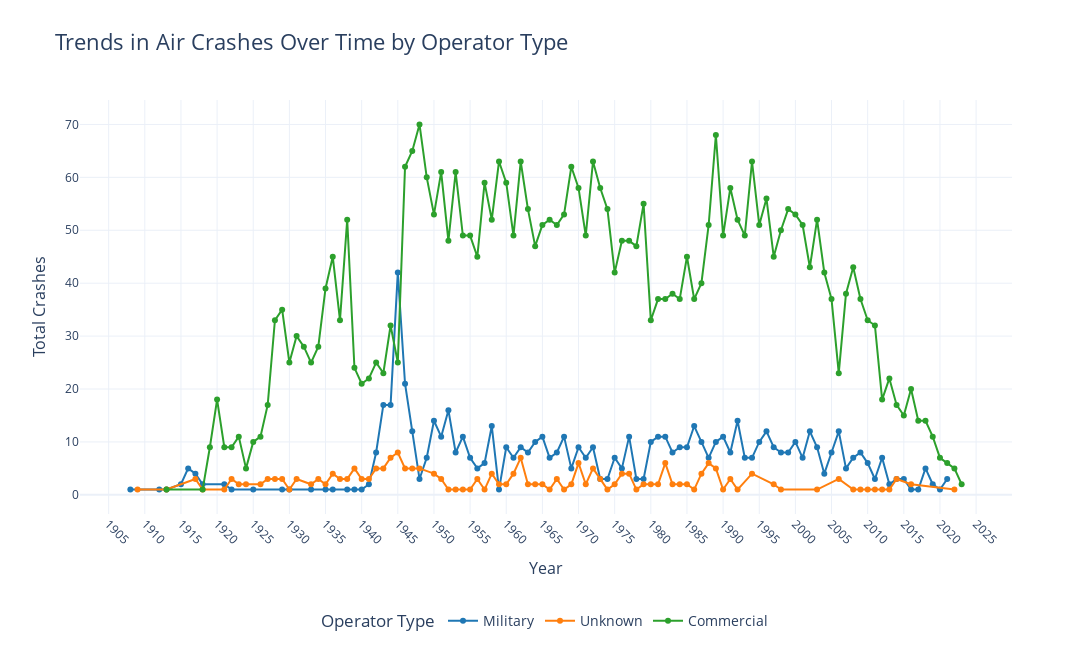

Notebook source saved alongside this figure:
### Markdown cell above
### Crashes over time

### Code cell
import os
import pandas as pd
import plotly.express as px

# Make sure this is set correctly
result_dir = r'C:\Users\user\Documents\CrashResults'
os.makedirs(result_dir, exist_ok=True)

# Reclassify Operator Type
def classify_operator(op):
    if pd.isna(op) or op.strip().lower() in ['unknown', '', 'nan']:
        return 'Unknown'
    elif 'military' in op.lower() or 'army' in op.lower() or 'navy' in op.lower():
        return 'Military'
    else:
        return 'Commercial'

df['Operator Type'] = df['Operator'].apply(classify_operator)

# Group the data
crashes_by_operator = df.groupby(['Year', 'Operator Type']).size().reset_index(name='Total Crashes')

# Use a line chart
fig = px.line(
    crashes_by_operator,
    x='Year',
    y='Total Crashes',
    color='Operator Type',
    markers=True,
    title='Trends in Air Crashes Over Time by Operator Type',
    template='plotly_white',
    color_discrete_map={
        'Military': '#1f77b4',
        'Commercial': '#2ca02c',
        'Unknown': '#ff7f0e'
    },
    height=650,
    width=1100
)

# Update layout for clarity
fig.update_layout(
    xaxis=dict(
        title='Year',
        tickmode='linear',
        dtick=5,
        tickangle=45,
        title_font=dict(size=16)
    ),
    yaxis=dict(
        title='Total Crashes',
        title_font=dict(size=16)
    ),
    title_font=dict(size=22),
    legend=dict(
        title='Operator Type',
        font=dict(size=14),
        orientation='h',
        yanchor='bottom',
        y=-0.3,
        xanchor='center',
        x=0.5
    )
)

# Show plot
fig.show()

fig.write_image(os.path.join(result_dir,'Trends in Air Crashes Over Time by Operator Type.jpg'))
fig.write_image(os.path.join(result_dir,'Trends in Air Crashes Over Time by Operator Type.png'))
fig.write_html(os.path.join(result_dir,'Trends in Air Crashes Over Time by Operator Type.html'))

### Figure 1 — Plotly figure (JSON) as saved in the notebook; plotly's stock layout.template omitted (floating-point values rounded to 4 significant figures)
{"data": [{"hovertemplate": "Operator Type=Military<br>Year=%{x}<br>Total Crashes=%{y}<extra></extra>", "legendgroup": "Military", "line": {"color": "#1f77b4", "dash": "solid"}, "marker": {"symbol": "circle"}, "mode": "lines+markers", "name": "Military", "orientation": "v", "showlegend": true, "type": "scatter", "x": [1908, 1912, 1913, 1915, 1916, 1917, 1918, 1921, 1922, 1925, 1929, 1930, 1933, 1935, 1936, 1938, 1939, 1940, 1941, 1942, 1943, 1944, 1945, 1946, 1947, 1948, 1949, 1950, 1951, 1952, 1953, 1954, 1955, 1956, 1957, 1958, 1959, 1960, 1961, 1962, 1963, 1964, 1965, 1966, 1967, 1968, 1969, 1970, 1971, 1972, 1973, 1974, 1975, 1976, 1977, 1978, 1979, 1980, 1981, 1982, 1983, 1984, 1985, 1986, 1987, 1988, 1989, 1990, 1991, 1992, 1993, 1994, 1995, 1996, 1997, 1998, 1999, 2000, 2001, 2002, 2003, 2004, 2005, 2006, 2007, 2008, 2009, 2010, 2011, 2012, 2013, 2014, 2015, 2016, 2017, 2018, 2019, 2020, 2021], "xaxis": "x", "y": [1, 1, 1, 2, 5, 4, 2, 2, 1, 1, 1, 1, 1, 1, 1, 1, 1, 1, 2, 8, 17, 17, 42, 21, 12, 3, 7, 14, 11, 16, 8, 11, 7, 5, 6, 13, 1, 9, 7, 9, 8, 10, 11, 7, 8, 11, 5, 9, 7, 9, 3, 3, 7, 5, 11, 3, 3, 10, 11, 11, 8, 9, 9, 13, 10, 7, 10, 11, 8, 14, 7, 7, 10, 12, 9, 8, 8, 10, 7, 12, 9, 4, 8, 12, 5, 7, 8, 6, 3, 7, 2, 3, 3, 1, 1, 5, 2, 1, 3], "yaxis": "y"}, {"hovertemplate": "Operator Type=Unknown<br>Year=%{x}<br>Total Crashes=%{y}<extra></extra>", "legendgroup": "Unknown", "line": {"color": "#ff7f0e", "dash": "solid"}, "marker": {"symbol": "circle"}, "mode": "lines+markers", "name": "Unknown", "orientation": "v", "showlegend": true, "type": "scatter", "x": [1909, 1913, 1917, 1918, 1921, 1922, 1923, 1924, 1926, 1927, 1928, 1929, 1930, 1931, 1933, 1934, 1935, 1936, 1937, 1938, 1939, 1940, 1941, 1942, 1943, 1944, 1945, 1946, 1947, 1948, 1950, 1951, 1952, 1953, 1954, 1955, 1956, 1957, 1958, 1959, 1960, 1961, 1962, 1963, 1964, 1965, 1966, 1967, 1968, 1969, 1970, 1971, 1972, 1973, 1974, 1975, 1976, 1977, 1978, 1979, 1980, 1981, 1982, 1983, 1984, 1985, 1986, 1987, 1988, 1989, 1990, 1991, 1992, 1994, 1997, 1998, 2003, 2006, 2008, 2009, 2010, 2011, 2012, 2013, 2014, 2016, 2022], "xaxis": "x", "y": [1, 1, 3, 1, 1, 3, 2, 2, 2, 3, 3, 3, 1, 3, 2, 3, 2, 4, 3, 3, 5, 3, 3, 5, 5, 7, 8, 5, 5, 5, 4, 3, 1, 1, 1, 1, 3, 1, 4, 2, 2, 4, 7, 2, 2, 2, 1, 3, 1, 2, 6, 2, 5, 3, 1, 2, 4, 4, 1, 2, 2, 2, 6, 2, 2, 2, 1, 4, 6, 5, 1, 3, 1, 4, 2, 1, 1, 3, 1, 1, 1, 1, 1, 1, 3, 2, 1], "yaxis": "y"}, {"hovertemplate": "Operator Type=Commercial<br>Year=%{x}<br>Total Crashes=%{y}<extra></extra>", "legendgroup": "Commercial", "line": {"color": "#2ca02c", "dash": "solid"}, "marker": {"symbol": "circle"}, "mode": "lines+markers", "name": "Commercial", "orientation": "v", "showlegend": true, "type": "scatter", "x": [1913, 1918, 1919, 1920, 1921, 1922, 1923, 1924, 1925, 1926, 1927, 1928, 1929, 1930, 1931, 1932, 1933, 1934, 1935, 1936, 1937, 1938, 1939, 1940, 1941, 1942, 1943, 1944, 1945, 1946, 1947, 1948, 1949, 1950, 1951, 1952, 1953, 1954, 1955, 1956, 1957, 1958, 1959, 1960, 1961, 1962, 1963, 1964, 1965, 1966, 1967, 1968, 1969, 1970, 1971, 1972, 1973, 1974, 1975, 1976, 1977, 1978, 1979, 1980, 1981, 1982, 1983, 1984, 1985, 1986, 1987, 1988, 1989, 1990, 1991, 1992, 1993, 1994, 1995, 1996, 1997, 1998, 1999, 2000, 2001, 2002, 2003, 2004, 2005, 2006, 2007, 2008, 2009, 2010, 2011, 2012, 2013, 2014, 2015, 2016, 2017, 2018, 2019, 2020, 2021, 2022, 2023], "xaxis": "x", "y": [1, 1, 9, 18, 9, 9, 11, 5, 10, 11, 17, 33, 35, 25, 30, 28, 25, 28, 39, 45, 33, 52, 24, 21, 22, 25, 23, 32, 25, 62, 65, 70, 60, 53, 61, 48, 61, 49, 49, 45, 59, 52, 63, 59, 49, 63, 54, 47, 51, 52, 51, 53, 62, 58, 49, 63, 58, 54, 42, 48, 48, 47, 55, 33, 37, 37, 38, 37, 45, 37, 40, 51, 68, 49, 58, 52, 49, 63, 51, 56, 45, 50, 54, 53, 51, 43, 52, 42, 37, 23, 38, 43, 37, 33, 32, 18, 22, 17, 15, 20, 14, 14, 11, 7, 6, 5, 2], "yaxis": "y"}], "layout": {"height": 650, "legend": {"font": {"size": 14}, "orientation": "h", "title": {"text": "Operator Type"}, "tracegroupgap": 0, "x": 0.5, "xanchor": "center", "y": -0.3, "yanchor": "bottom"}, "title": {"font": {"size": 22}, "text": "Trends in Air Crashes Over Time by Operator Type"}, "width": 1100, "xaxis": {"anchor": "y", "autorange": true, "domain": [0, 1], "dtick": 5, "range": [1901.0, 2030.0], "tickangle": 45, "tickmode": "linear", "title": {"font": {"size": 16}, "text": "Year"}, "type": "linear"}, "yaxis": {"anchor": "x", "autorange": true, "domain": [0, 1], "range": [-3.621, 74.62], "title": {"font": {"size": 16}, "text": "Total Crashes"}, "type": "linear"}}}
